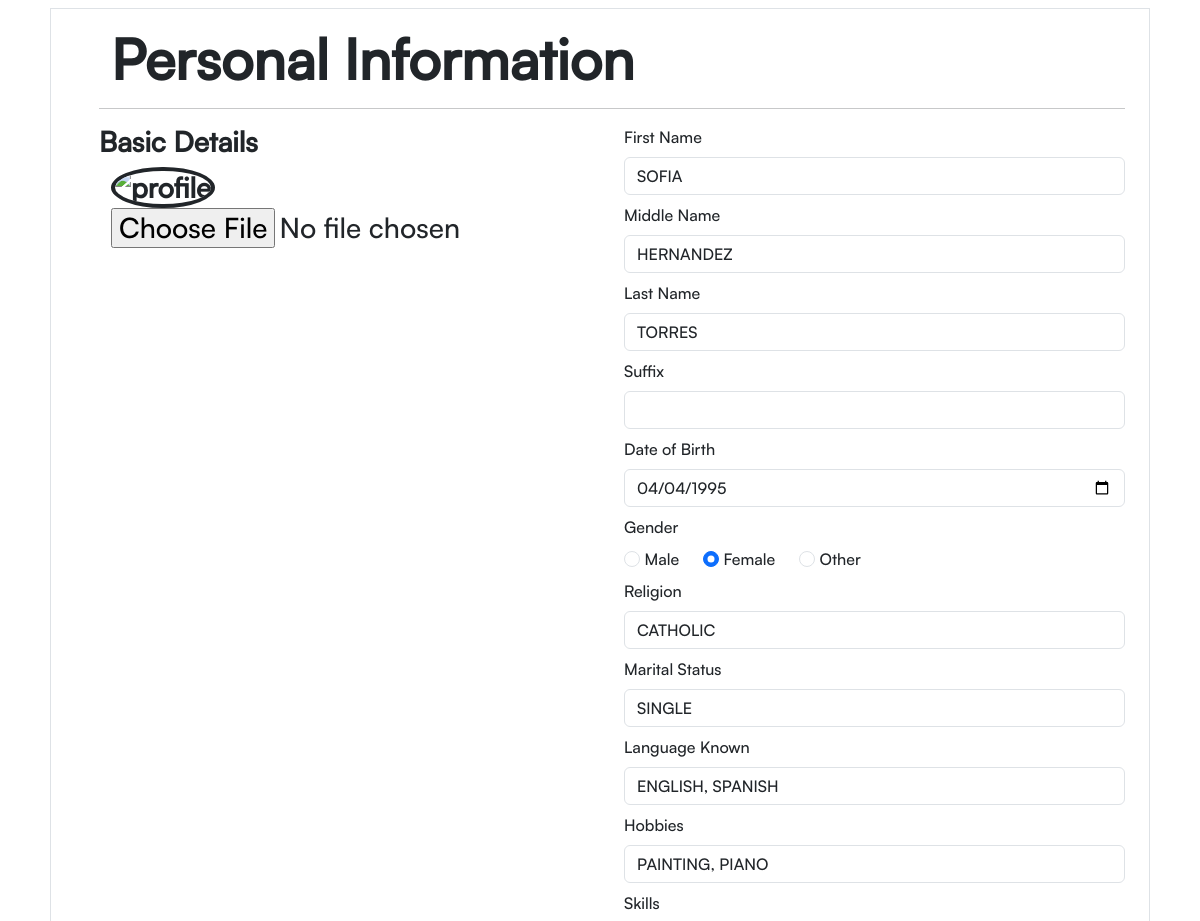
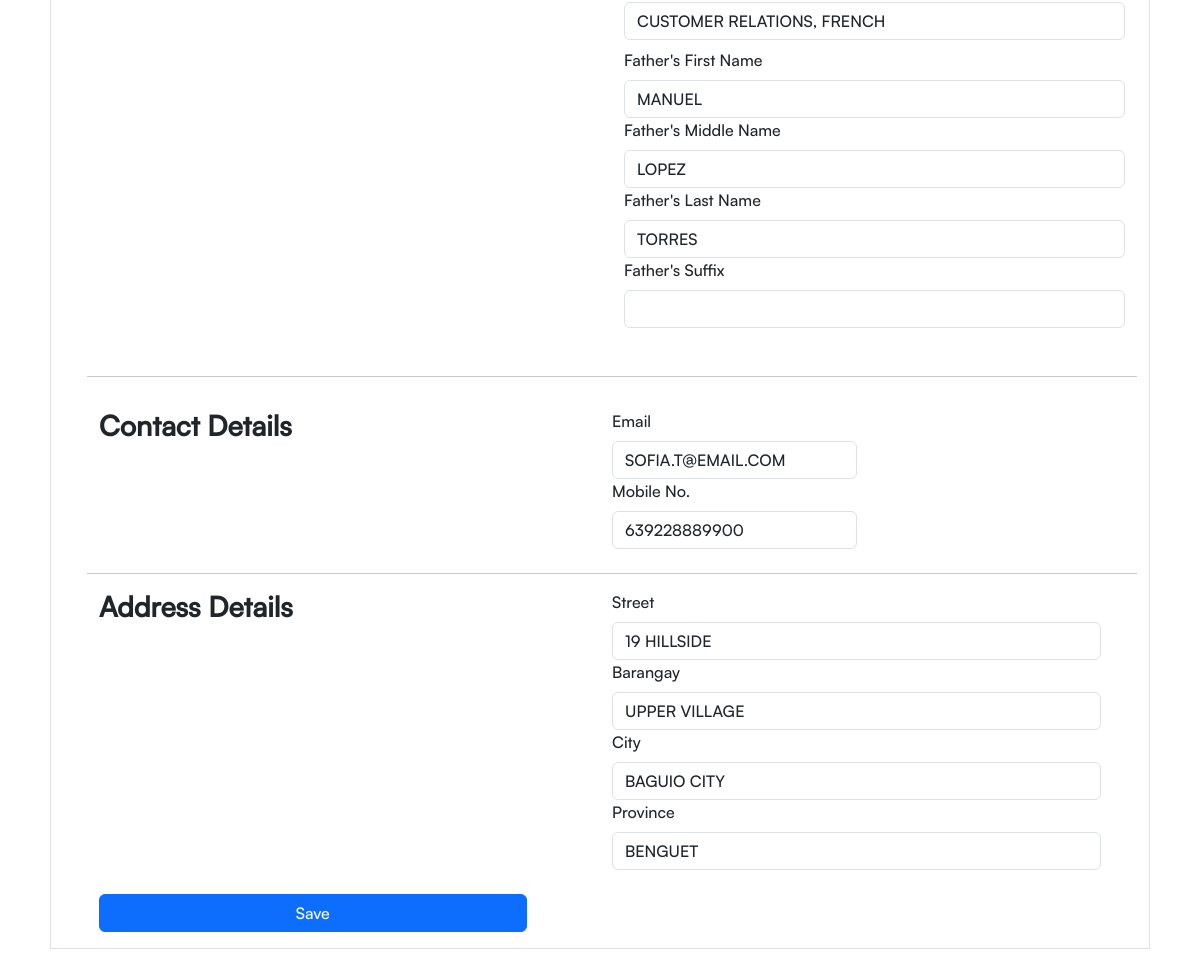
Screenshot of /includes/editPerson.php?id=23 with the database file from the repository (2 pictures, top to bottom).
### tables this page shows
CREATE TABLE `person` (
  `personID` int(11) NOT NULL,
  `lastname` varchar(50) NOT NULL,
  `firstname` varchar(50) NOT NULL,
  `middlename` varchar(50) DEFAULT NULL,
  `suffix` varchar(10) DEFAULT NULL,
  `mobile` bigint(20) DEFAULT NULL,
  `email` varchar(100) DEFAULT NULL,
  `dob` date DEFAULT NULL,
  `gender` varchar(10) DEFAULT NULL,
  `marital_status` varchar(20) DEFAULT NULL,
  `father_lastName` varchar(50) DEFAULT NULL,
  `father_firstName` varchar(50) DEFAULT NULL,
  `father_middleName` varchar(50) DEFAULT NULL,
  `father_suffix` varchar(10) DEFAULT NULL,
  `religion` varchar(50) DEFAULT NULL,
  `lang_known` varchar(100) DEFAULT NULL,
  `hobbiesName` varchar(200) DEFAULT NULL,
  `street` varchar(100) DEFAULT NULL,
  `barangay` varchar(100) DEFAULT NULL,
  `city` varchar(100) DEFAULT NULL,
  `province` varchar(100) DEFAULT NULL,
  `skills` varchar(200) DEFAULT NULL,
  `pfp` varchar(255) NOT NULL
);

### Person.php (called while the page is built, shortened)
<?php
require_once "connection/pdo_connection4.php";
class Person
{
    private $con;
    public function __construct($db)
    {
        $this->con = $db;
    }
    public function viewPerson($personID)
    {
        $stmt = $this->con->prepare("SELECT * FROM person WHERE personID = ?");
        $stmt->execute([$personID]);
        return $stmt->rowCount() ? $stmt->fetch() : 0;
    }
}
$Person = new Person($db);

### includes/editPerson.php (the view, shortened to what this page needs)
<?php
include '../Person.php';
$Person->AddPerson();
if (isset($_GET['id'])) {
  $row1 = $Person->viewPerson($_GET['id']);
} else {
}
?>
<!DOCTYPE html>
<html lang="en">
<head>
  <link href="https://cdn.jsdelivr.net/npm/bootstrap@5.3.8/dist/css/bootstrap.min.css" rel="stylesheet"
>
  <link rel="stylesheet" href="../css/style.css">
</head>
<body>
  <section class="container">
    <form method="POST" class="g-3 needs-validation border border-1 m-2 ps-5 pe-4" enctype="multipart/form-data"
      novalidate>
      <div class="container">
        <div class="display-4 mt-3 text-start fw-bold mb-1 d-none d-md-block">Personal Information</div>
      </div>
      <hr>
      <div class="row">
        <div class="col-12 col-md-6 h3 fw-bold">
          <div class="h3 fw-bold">Basic Details</div>
          <div class="container-fluid">
            <img src="../profiles/<?= $row1['pfp']; ?>" alt="profile"
              class="img-fluid rounded-circle object-fit-cover border border-dark border-4"
              style="width: 200px; height: 200px;">
            <input type="file" name="pfp" value="<?= $row1['pfp'] ?>" placeholder="Change Profile">
          </div>
        </div>
        <div class="col-12 col-md-6">
          <div class="col-12 position-relative mb-2">
            <label for="validationTooltip01" class="form-label">First Name</label>
            <input type="text" class="form-control" name="firstname" value="<?= strtoupper($row1['firstname']) ?>">
          </div>
          <div class="position-relative mb-2">
            <label for="validationTooltip02" class="form-label">Middle Name</label>
            <input type="text" class="form-control" id="validationTooltip02" name="middlename"
              value="<?= strtoupper($row1['middlename']) ?>">
          </div>
          <div class="position-relative mb-2">
            <label for="validationTooltip03" class="form-label">Last Name</label>
            <input type="text" class="form-control" id="validationTooltip03" required name="lastname"
              value="<?= strtoupper($row1['lastname']) ?>">
          </div>
          <div class="col-12 position-relative mb-2">
            <label for="validationTooltip04" class="form-label">Suffix</label>
            <input type="text" class="form-control" id="validationTooltip04" name="suffix"
              value="<?= strtoupper($row1['suffix']) ?>">
          </div>
          <div class="position-relative mb-2">
            <label for="validationTooltip05" class="form-label">Date of Birth</label>
            <input type="date" class="form-control" id="validationTooltip05" required name="dob"
              value="<?= strtoupper($row1['dob']) ?>">
          </div>
          <div class="position-relative mb-2">
            <label>Gender</label>
            <div class="row row-cols-md-auto mt-2">
              <div class="col">
                <input type="radio" class="form-check-input" id="male" name="gender" value="Male" required
                  <?= ($row1['gender'] == 'Male') ? 'checked' : '' ?>>
                <label class="form-check-label" for="male">Male</label>
              </div>
              <div class="col">
                <input type="radio" class="form-check-input" id="female" name="gender" value="Female" required
                  <?= ($row1['gender'] == 'Female') ? 'checked' : '' ?>>
                <label class="form-check-label" for="female">Female</label>
              </div>
              <div class="col">
                <input type="radio" class="form-check-input" id="other" name="gender" value="Other" required
                  <?= ($row1['gender'] == 'Other') ? 'checked' : '' ?>>
                <label class="form-check-label" for="other">Other</label>
              </div>
            </div>
          </div>
          <div class="position-relative mb-2">
            <label for="validationTooltip12" class="form-label">Religion</label>
            <input type="text" class="form-control" id="validationTooltip12" required name="religion"
              value="<?= strtoupper($row1['religion']) ?>">
          </div>
          <div class="position-relative mb-2">
            <label for="validationTooltip17" class="form-label">Marital Status</label>
            <input type="text" class="form-control" id="validationTooltip17" required name="marital_status"
              value="<?= strtoupper($row1['marital_status']) ?>">
          </div>
          <div class="position-relative mb-2">
            <label for="validationTooltip18" class="form-label">Language Known</label>
            <input type="text" class="form-control" id="validationTooltip18" required name="lang_known"
              value="<?= strtoupper($row1['lang_known']) ?>">
          </div>
          <div class="position-relative mb-2">
            <label for="validationTooltip19" class="form-label">Hobbies</label>
            <input type="text" class="form-control" id="validationTooltip19" required name="hobbiesName"
              value="<?= strtoupper($row1['hobbiesName']) ?>">
          </div>
          <div class="position-relative mb-2">
            <label for="validationTooltip20" class="form-label">Skills</label>
            <input type="text" class="form-control" id="validationTooltip20" required name="skills"
              value="<?= strtoupper($row1['skills']) ?>">
          </div>
          <div class="col-12 position-relative">
            <label for="validationTooltip13" class="form-label">Father's First Name</label>
            <input type="text" class="form-control" id="validationTooltip13" required name="father_firstName"
              value="<?= strtoupper($row1['father_firstName']) ?>">
          </div>
          <div class="col-12 position-relative">
            <label for="validationTooltip14" class="form-label">Father's Middle Name</label>
            <input type="text" class="form-control" id="validationTooltip14" required name="father_middleName"
              value="<?= strtoupper($row1['father_middleName']) ?>">
          </div>
          <div class="col-12 position-relative">
            <label for="validationTooltip15" class="form-label">Father's Last Name</label>
            <input type="text" class="form-control" id="validationTooltip15" required name="father_lastName"
              value="<?= strtoupper($row1['father_lastName']) ?>">
          </div>
          <div class="col-12 position-relative">
            <label for="validationTooltip16" class="form-label">Father's Suffix</label>
            <input type="text" class="form-control" id="validationTooltip16" name="father_suffix"
              value="<?= strtoupper($row1['father_suffix']) ?>">
          </div>
        </div>
        <hr class="mt-5">
        <div class="row mt-3">
          <div class="col col-md-6 h3 fw-bold">Contact Details</div>
          <div class="col col-md-6">
            <div class="col-12 col-md-6 position-relative">
              <label for="validationTooltipEmail" class="form-label">Email</label>
              <div class="input-group has-validation">
                <input type="email" class="form-control" id="validationTooltipEmail"
                  aria-describedby="validationTooltipEmailPrepend" required name="email"
                  value="<?= strtoupper($row1['email']) ?>">
              </div>
            </div>
            <div class="col col-md-6 position-relative">
              <label for="validationTooltip07" class="form-label">Mobile No.</label>
              <input type="tel" class="form-control" id="validationTooltip07" required name="mobile"
                value="<?= strtoupper($row1['mobile']) ?>">
            </div>
          </div>
        </div>
        <hr class="mt-4">
        <div class="row">
          <div class="col col-md-6 h3 fw-bold">Address Details</div>
          <div class="col col-md-6">
            <div class="position-relative">
              <label for="validationTooltip08" class="form-label">Street</label>
              <input type="text" class="form-control" id="validationTooltip08" required name="street"
                value="<?= strtoupper($row1['street']) ?>">
            </div>
            <div class="position-relative">
              <label for="validationTooltip09" class="form-label">Barangay</label>
              <input type="text" class="form-control" id="validationTooltip09" required name="barangay"
                value="<?= strtoupper($row1['barangay']) ?>">
            </div>
            <div class="position-relative">
              <label for="validationTooltip10" class="form-label">City</label>
              <input type="text" class="form-control" id="validationTooltip10" required name="city"
                value="<?= strtoupper($row1['city']) ?>">
            </div>
            <div class="position-relative">
              <label for="validationTooltip11" class="form-label">Province</label>
              <input type="text" class="form-control" id="validationTooltip11" required name="province"
                value="<?= strtoupper($row1['province']) ?>">
            </div>
          </div>
        </div>
      </div>
      <div class="col-12 mt-3">
        <div class="g-0 gap-1">
          <button class="col col-md-5 btn btn-primary mb-3 mt-2" type="submit" name="editPerson">Save</button>
        </div>
      </div>
    </form>
  </section>
</body>
</html>

### css/style.css (style rules this page uses)
* { font-family: 'Satoshi', sans-serif; }

### rows the page displays
person: firstname "SOFIA", middlename "HERNANDEZ", lastname "TORRES", dob "04/04/1995", gender "☐ Male", gender "☑ Female", gender "☐ Other", religion "CATHOLIC", marital_status "SINGLE", lang_known "ENGLISH, SPANISH", hobbiesName "PAINTING, PIANO", skills "CUSTOMER RELATIONS, FRENCH", father_firstName "MANUEL", father_middleName "LOPEZ", father_lastName "TORRES", email "SOFIA.T@EMAIL.COM", mobile "639228889900", street "19 HILLSIDE", barangay "UPPER VILLAGE", city "BAGUIO CITY", province "BENGUET"
